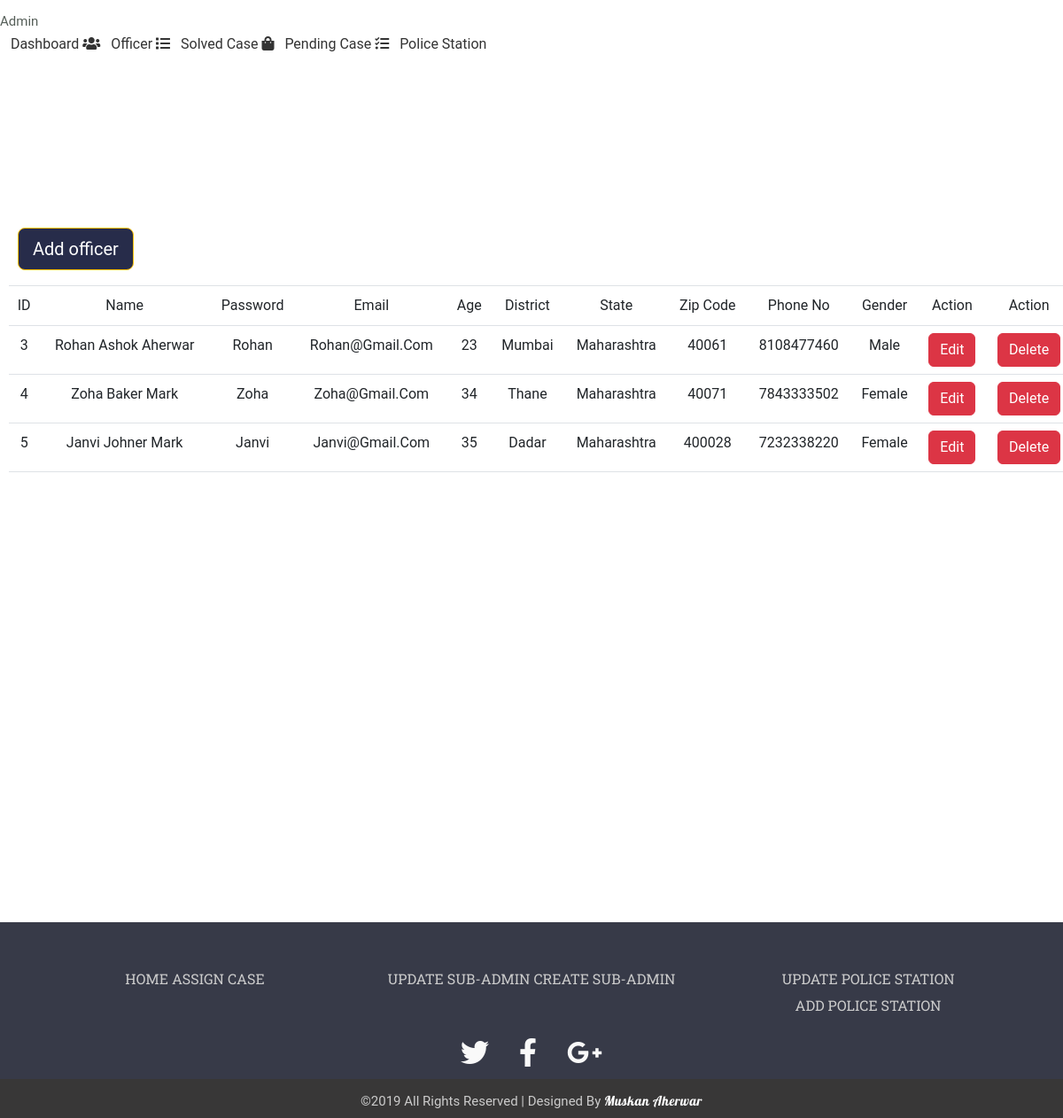
/html/adminback/adminPHP/updateOfficer.php, run on the app's committed database.
### tables this page shows
CREATE TABLE `updateofficer` (
  `Id` int(20) NOT NULL,
  `Name` varchar(30) NOT NULL,
  `Email` varchar(30) NOT NULL,
  `Password` varchar(20) NOT NULL,
  `Age` int(5) NOT NULL,
  `District` varchar(100) NOT NULL,
  `State` varchar(100) NOT NULL,
  `ZipCode` int(20) NOT NULL,
  `Contact` varchar(11) NOT NULL,
  `Gender` varchar(15) NOT NULL,
  `middleName` varchar(15) DEFAULT NULL,
  `lastName` varchar(15) DEFAULT NULL
);

### html/adminback/adminPHP/updateOfficerQueryInsert.php (the view, shortened to what this page needs)
<?php
include "connection.php";
$query = "SELECT * FROM updateOfficer";
$result = $conn->query($query);
while ($row = $result->fetch_assoc()) {
    echo '
        <tr style="background:#272c4a">
            <td>' . $row['Id'] . '</td>
            <td>' . $row['Name'] . ' '.$row['middleName'].' '.$row['lastName'].'</td>
            <td>' . $row['Password'] . '</td>
            <td>' . $row['Email'] . '</td>
            <td>' . $row['Age'] . '</td>
            <td>' . $row['District'] . '</td>
            <td>' . $row['State'] . '</td>
            <td>' . $row['ZipCode'] . '</td>
            <td>' . $row['Contact'] . '</td>
            <td>' . $row['Gender'] . '</td>
            <td>
                <button class="btn btn-danger editbtn">Edit</button>
            </td>
            <td>
                <form action="updateOfficerDelete.php" method = "post">
                <input type = "hidden" name = "id" value="'.$row['Id'].'">
                <button class="btn btn-danger" name="delete" id ="'.$row['Id'].'" onclick="return checkDelete()">Delete</button>
                </form>
            </td>
        </tr>
        ';
}
?>

### html/adminback/css/updateOfficer.css (style rules this page uses)
body { min-height: 100%; padding-bottom: 20vh; position: relative; overflow: scroll; color: white; }
html { scroll-behavior: smooth; }

### html/adminback/css/dashboard.css (style rules this page uses)
body, html { line-height: 1.8; font-family: 'Roboto', sans-serif; color: #555e58; text-transform: capitalize; text-rendering: optimizeLegibility !important; -webkit-font-smoothing: antialiased !important; font-weight: 400; margin: 0px; padding: 0px; }
button { cursor: pointer; }

### data on the page
updateofficer: Id "3", Name "Rohan", middleName "Ashok", lastName "Aherwar", Password "Rohan", Email "Rohan@gmail.com", Age "23", District "Mumbai", State "Maharashtra", ZipCode "40061", Contact "8108477460", Gender "Male"
updateofficer: Id "4", Name "Zoha", middleName "Baker", lastName "Mark", Password "Zoha", Email "Zoha@gmail.com", Age "34", District "Thane", State "Maharashtra", ZipCode "40071", Contact "7843333502", Gender "Female"
updateofficer: Id "5", Name "Janvi", middleName "Johner", lastName "Mark", Password "Janvi", Email "Janvi@gmail.com", Age "35", District "Dadar", State "Maharashtra", ZipCode "400028", Contact "7232338220", Gender "Female"
